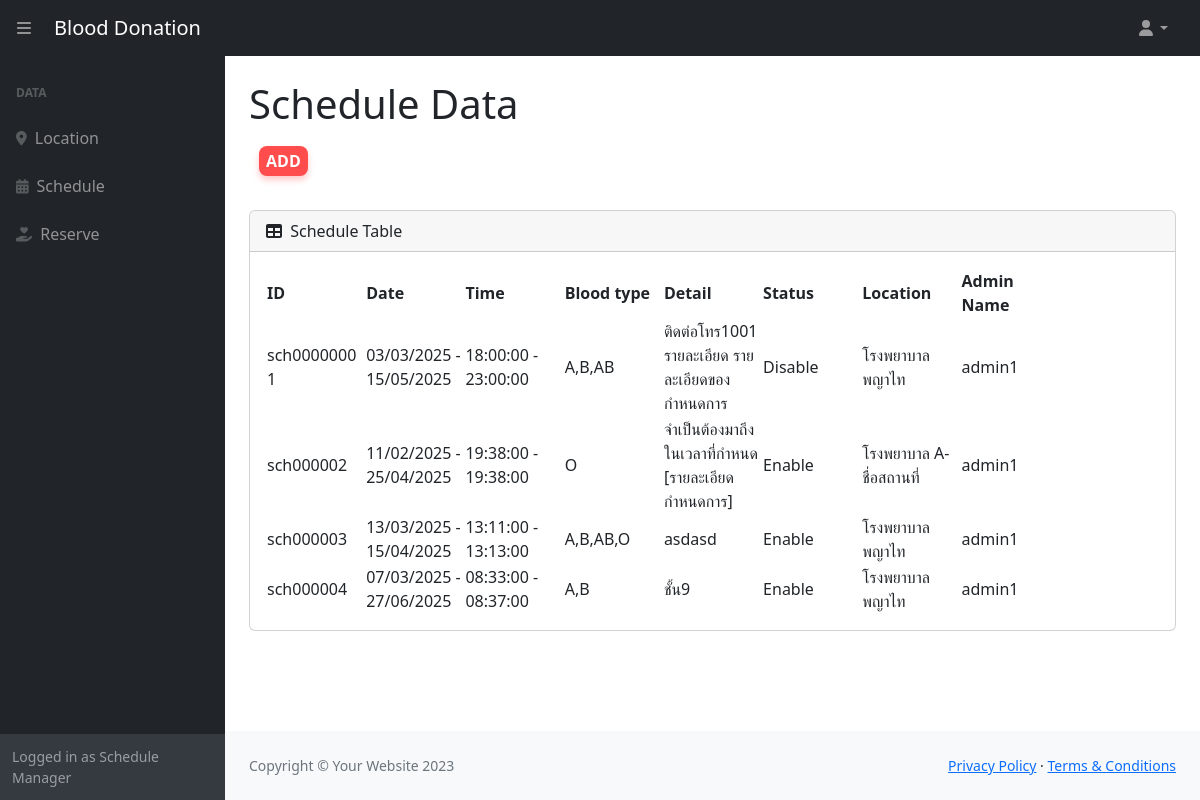
/screen/schedule_Table.php (signed in), run on the app's committed database.
### tables this page shows
CREATE TABLE `schedule` (
  `schedule_id` varchar(11) NOT NULL,
  `schedule_start_date` date NOT NULL,
  `schedule_end_date` date NOT NULL,
  `schedule_start_time` time NOT NULL,
  `schedule_end_time` time NOT NULL,
  `schedule_blood_type` varchar(15) DEFAULT NULL,
  `schedule_status` char(1) NOT NULL,
  `schedule_detail` varchar(255) DEFAULT NULL,
  `location_id` varchar(11) NOT NULL,
  `admin_id` varchar(11) NOT NULL
);

CREATE TABLE `location` (
  `location_id` varchar(11) NOT NULL,
  `location_name` varchar(50) NOT NULL,
  `location_address` varchar(150) NOT NULL
);

### db/db.php (called while the page is built, shortened)
<?php
$link = mysqli_connect('localhost','root','','blood_donation') or die('Cannot database');
mysqli_set_charset ($link,'utf8');
function get($sql)
{
    global $link;
    $res = mysqli_query($link,$sql);
    return mysqli_fetch_all($res,MYSQLI_ASSOC);
}
function login_status()
{
    return $_SESSION['user']?? false;
}
function login_data($data)
{
	return $_SESSION['user'][$data]?? '';
}
?>

### screen/schedule_Table.php (the view, shortened to what this page needs)
<?php
include('../db/db.php');
include('../component/header.php');
?>
                <main>
                    <div class="container-fluid px-4">
                        <h1 class="mt-4">Schedule Data</h1>
                        <ol class="breadcrumb mb-4">
                            <li class="breadcrumb-item"><a class="btn add-btn" href="schedule_Form.php">Add</a></li>
                        </ol>
                        <div class="card mb-4">
                            <div class="card-header">
                                <i class="fas fa-table me-1"></i>
                                Schedule Table
                            </div>
                            <div class="card-body">
                                <table id="datatablesSimple">
                                    <thead>
                                        <tr>
                                            <th>ID</th>
                                            <th>Date</th>
                                            <th>Time</th>
                                            <th>Blood type</th>
                                            <th>Detail</th>
                                            <th>Status</th>
                                            <th>Location</th>
                                            <th>Admin Name</th>
                                            <th></th>
                                        </tr>
                                    </thead>
                                    <tbody>
                                        <?php
                                            $sql = "SELECT schedule.*, location.location_name, admin.admin_username FROM schedule
                                                    LEFT JOIN location ON schedule.location_id = location.location_id
                                                    LEFT JOIN admin ON schedule.admin_id = admin.admin_id";
                                            $result = get($sql);
                                            if($result !== false)
                                            {
                                                foreach($result as $row)
                                                {
                                                    echo "<tr>";
                                                    echo "<td>".$row['schedule_id']."</td>";
                                                    echo "<td>".date('d/m/Y', strtotime($row['schedule_start_date']))." - ".date('d/m/Y', strtotime($row['schedule_end_date']))."</td>";
                                                    echo "<td>".$row['schedule_start_time']." - ".$row['schedule_end_time']."</td>";
                                                    echo "<td>".$row['schedule_blood_type']."</td>";
                                                    echo "<td>".$row['schedule_detail']."</td>";
                                                    echo "<td>".($row['schedule_status'] == "E" ? "Enable" : ($row['schedule_status'] == "D" ? "Disable" : "Cancel"))."</td>";
                                                    echo "<td>".$row['location_name']."</td>";
                                                    echo "<td>".$row['admin_username']."</td>";
                                                    echo "<td>";
                                                    echo "</td>";
                                                    echo "</tr>";
                                                }
                                            }
                                        ?>
                                    </tbody>
                                </table>
                            </div>
                        </div>
                    </div>
                </main>
<?php
include('../component/footer.php');
?>

### component/header.php (shortened to what this page needs)
<!DOCTYPE html>
<html lang="en">
    <head>
        <link href="https://cdn.jsdelivr.net/npm/simple-datatables@7.1.2/dist/style.min.css" rel="stylesheet" />
        <link href="../css/styles.css" rel="stylesheet" />
        <link href="../css/styles2.css" rel="stylesheet" />
    </head>
    <body class="sb-nav-fixed ">
        <nav class="sb-topnav navbar navbar-expand navbar-dark bg-dark">
            <button class="btn btn-link btn-sm order-1 order-lg-0 me-4 me-lg-0" id="sidebarToggle" href="#!"><i class="fas fa-bars"></i></button>
            <a class="navbar-brand ps-3" href="index.php">Blood Donation</a>
            <ul class="navbar-nav ms-auto ms-md-0 me-3 me-lg-4">
                <li class="nav-item dropdown">
                    <a class="nav-link dropdown-toggle" id="navbarDropdown" href="#" role="button" data-bs-toggle="dropdown" aria-expanded="false"><i class="fas fa-user fa-fw"></i></a>
                </li>
            </ul>
        </nav>
        <div id="layoutSidenav">
            <div id="layoutSidenav_nav">
                <nav class="sb-sidenav accordion sb-sidenav-dark" id="sidenavAccordion">
                    <div class="sb-sidenav-menu">
                        <div class="nav">
                            <div class="sb-sidenav-menu-heading">Data</div>
                            <a class="nav-link" href="location_Table.php">
                                <div class="sb-nav-link-icon"><i class="fas fa-map-marker-alt"></i></div>
                                Location
                            </a>
                            <a class="nav-link" href="schedule_Table.php">
                                <div class="sb-nav-link-icon"><i class="fas fa-calendar-alt"></i></div>
                                Schedule
                            </a>
                            <a class="nav-link" href="reserve_Table.php">
                                <div class="sb-nav-link-icon"><i class="fas fa-hand-holding-heart"></i></div>
                                Reserve
                            </a>
                        </div>
                    </div>
                    <div class="sb-sidenav-footer">
                        <div class="small">
                            <?php
                                if(login_status())
                                {
                                    echo "Logged in as ";
                                    if(login_data('admin_level') == 'A')
                                    {
                                        echo "Administrator";
                                    }
                                    else
                                    {
                                        echo "Schedule Manager";
                                    }
                                }
                            ?>
                        </div>
                    </div>
                </nav>
            </div>
        <div id="layoutSidenav_content">

### component/footer.php (shortened to what this page needs)
                <footer class="py-4 bg-light mt-auto">
                    <div class="container-fluid px-4">
                        <div class="d-flex align-items-center justify-content-between small">
                            <div class="text-muted">Copyright &copy; Your Website 2023</div>
                            <div>
                                <a href="#">Privacy Policy</a>
                                &middot;
                                <a href="#">Terms &amp; Conditions</a>
                            </div>
                        </div>
                    </div>
                </footer>
            </div>
        </div>
    </body>
</html>

### css/styles2.css (style rules this page uses)
.btn { padding: 3px 7px; border: none; border-radius: 8px; font-size: 16px; font-weight: bold; cursor: pointer; transition: all 0.3s ease; text-transform: uppercase; margin: 10px; }
.add-btn { background-color: #ff4d4d; color: white; box-shadow: 0 4px 6px rgba(255, 77, 77, 0.3); }
table { table-layout: fixed; width: 100%; }

### data on the page
schedule: schedule_id "sch00000001", schedule_start_date "03/03/2025", schedule_end_date "15/05/2025", schedule_start_time "18:00:00", schedule_end_time "23:00:00", schedule_blood_type "A,B,AB", schedule_detail "ติดต่อโทร1001 รายละเอียด รายละเอียดของกำหนดการ", schedule_status "Disable", location.location_name "โรงพยาบาลพญาไท", admin.admin_username "admin1"
schedule: schedule_id "sch000002", schedule_start_date "11/02/2025", schedule_end_date "25/04/2025", schedule_start_time "19:38:00", schedule_end_time "19:38:00", schedule_blood_type "O", schedule_detail "จำเป็นต้องมาถึงในเวลาที่กำหนด [รายละเอียดกำหนดการ]", schedule_status "Enable", location.location_name "โรงพยาบาล A-ชื่อสถานที่", admin.admin_username "admin1"
schedule: schedule_id "sch000003", schedule_start_date "13/03/2025", schedule_end_date "15/04/2025", schedule_start_time "13:11:00", schedule_end_time "13:13:00", schedule_blood_type "A,B,AB,O", schedule_detail "asdasd", schedule_status "Enable", location.location_name "โรงพยาบาลพญาไท", admin.admin_username "admin1"
schedule: schedule_id "sch000004", schedule_start_date "07/03/2025", schedule_end_date "27/06/2025", schedule_start_time "08:33:00", schedule_end_time "08:37:00", schedule_blood_type "A,B", schedule_detail "ชั้น9", schedule_status "Enable", location.location_name "โรงพยาบาลพญาไท", admin.admin_username "admin1"
